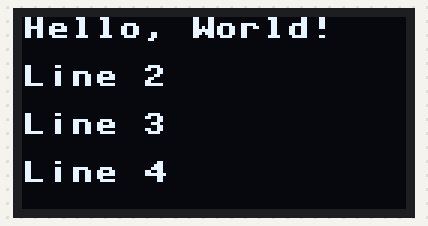
Bench run of a program on a simulated ESP32 board running MicroPython. Shown: 128×64 one-colour display. Library files of the repository ran but are not shown: ssd1306.py; what the program prints to the serial console is not drawn. At 37.1 s the program stops and its outputs stay as they are.

Above: at 37.1 s.

The program:

Display_code_1_.py
```python
from machine import Pin, I2C
import ssd1306  # Ensure the `ssd1306` library is installed

# Define I2C pins and initialize the I2C bus
scl_pin = 13  # GPIO pin for SCL
sda_pin =  12 # GPIO pin for SDA
i2c = I2C(0, scl=Pin(scl_pin), sda=Pin(sda_pin), freq=400000)

# Check if device is connected to specified pins
print("Checking if device is connected to specified pins")
print(i2c.scan())

# OLED display dimensions
oled_width = 128
oled_height = 64

# Initialize the OLED display
oled = ssd1306.SSD1306_I2C(oled_width, oled_height, i2c)

def display_text(line1, line2="", line3="", line4=""):
    """Display up to 4 lines of text on the OLED."""
    oled.fill(0)  # Clear the display
    oled.text(line1, 0, 0)  # First line at (x=0, y=0)
    if line2:
        oled.text(line2, 0, 16)  # Second line at (x=0, y=16)
    if line3:
        oled.text(line3, 0, 32)  # Third line at (x=0, y=32)
    if line4:
        oled.text(line4, 0, 48)  # Fourth line at (x=0, y=48)
    oled.show()  # Update the display

# Example usage
display_text("Hello, World!", "Line 2", "Line 3", "Line 4")

# Additional functions to demonstrate other features of the OLED
def draw_shapes():
    """Draw basic shapes on the OLED."""
    oled.fill(0)  # Clear the display
    oled.rect(10, 10, 50, 30, 1)  # Draw a rectangle
    oled.fill_rect(70, 10, 40, 30, 1)  # Draw a filled rectangle
    oled.line(0, 0, oled_width, oled_height, 1)  # Draw a diagonal line
    oled.show()

def scroll_text():
    """Scroll text horizontally across the OLED."""
    oled.fill(0)  # Clear the display
    message = "Scrolling Text Example"
    for offset in range(len(message) * 8):
        oled.fill(0)
        oled.text(message, -offset, 0)
        oled.show()

# Uncomment the following lines to test other functions
# draw_shapes()
# scroll_text()
```
